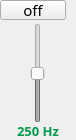
                 <widget class="QFrame" name="frame_63">
                  <property name="minimumSize">
                   <size>
                    <width>76</width>
                    <height>140</height>
                   </size>
                  </property>
                  <property name="maximumSize">
                   <size>
                    <width>76</width>
                    <height>140</height>
                   </size>
                  </property>
                  <property name="frameShape">
                   <enum>QFrame::NoFrame</enum>
                  </property>
                  <property name="frameShadow">
                   <enum>QFrame::Raised</enum>
                  </property>
                  <layout class="QVBoxLayout" name="verticalLayout_40">
                   <property name="spacing">
                    <number>3</number>
                   </property>
                   <property name="leftMargin">
                    <number>0</number>
                   </property>
                   <property name="topMargin">
                    <number>0</number>
                   </property>
                   <property name="rightMargin">
                    <number>0</number>
                   </property>
                   <property name="bottomMargin">
                    <number>0</number>
                   </property>
                   <item>
                    <widget class="QPushButton" name="switch_250">
                     <property name="minimumSize">
                      <size>
                       <width>66</width>
                       <height>20</height>
                      </size>
                     </property>
                     <property name="maximumSize">
                      <size>
                       <width>65</width>
                       <height>20</height>
                      </size>
                     </property>
                     <property name="font">
                      <font>
                       <family>PF BeauSans Pro</family>
                       <pointsize>11</pointsize>
                       <bold>false</bold>
                      </font>
                     </property>
                     <property name="text">
                      <string>off</string>
                     </property>
                     <property name="checkable">
                      <bool>true</bool>
                     </property>
                     <property name="checked">
                      <bool>false</bool>
                     </property>
                    </widget>
                   </item>
                   <item alignment="Qt::AlignHCenter">
                    <widget class="QSlider" name="slider_250">
                     <property name="enabled">
                      <bool>false</bool>
                     </property>
                     <property name="minimumSize">
                      <size>
                       <width>45</width>
                       <height>100</height>
                      </size>
                     </property>
                     <property name="minimum">
                      <number>-50</number>
                     </property>
                     <property name="maximum">
                      <number>50</number>
                     </property>
                     <property name="value">
                      <number>0</number>
                     </property>
                     <property name="orientation">
                      <enum>Qt::Vertical</enum>
                     </property>
                    </widget>
                   </item>
                   <item>
                    <widget class="QLabel" name="label_19">
                     <property name="font">
                      <font>
                       <family>PF BeauSans Pro</family>
                       <pointsize>10</pointsize>
                       <bold>true</bold>
                      </font>
                     </property>
                     <property name="styleSheet">
                      <string notr="true">color: #009b4a;</string>
                     </property>
                     <property name="text">
                      <string>250 Hz</string>
                     </property>
                     <property name="alignment">
                      <set>Qt::AlignHCenter|Qt::AlignTop</set>
                     </property>
                    </widget>
                   </item>
                  </layout>
                 </widget>
